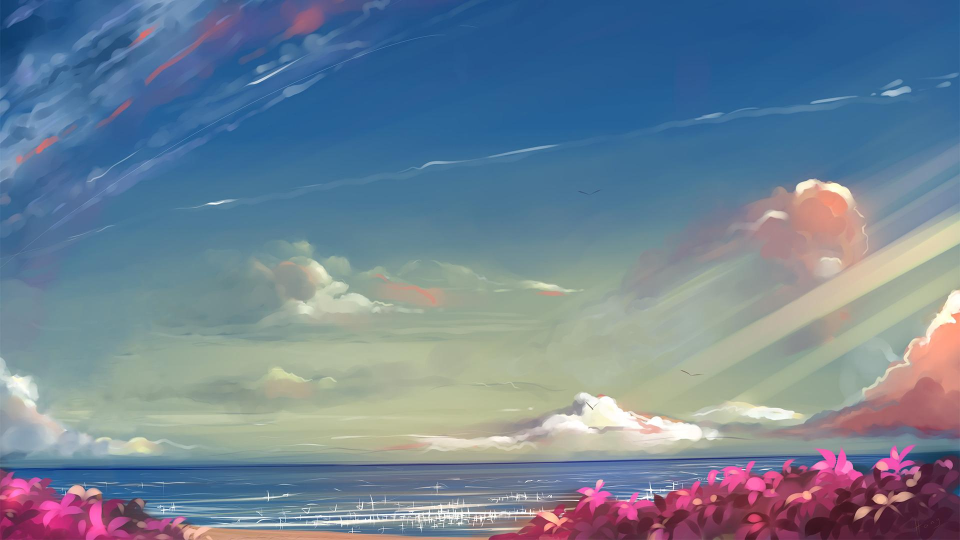
#> input picture Skimage & PIL/Review Materials/images/1.jpg, 1920 x 1080 px, found by its file name (shown at 1/2 size); its folder holds 4 pictures in this run
$ python try.py
#> lines starting #> are read from the running program, lines starting #| are printed output that depends on the picture
import numpy as np
import pandas as pd
from sklearn import preprocessing
from PIL import Image
import os


def PicManage(path, i):
#> called with path = './data/images/1.jpg', i = 1
    pic = Image.open(path)
#> pic is the input picture: PIL image 1920x1080 RGB; mean R, G, B 112.1, 130.7, 148.8
    pic.c_x, pic.c_y = (int(i/2) for i in pic.size)
#> pic.c_x = 960; pic.c_y = 540
    box = (pic.c_x-50, pic.c_y-50, pic.c_x+50, pic.c_y+50)
#> box = (910, 490, 1010, 590)
    # 从图片中提取中心100*100的子矩形
    region = pic.crop(box)
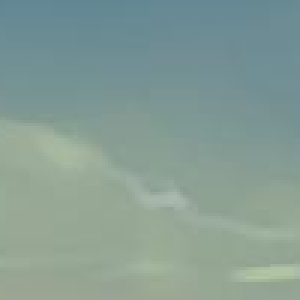
#> region: PIL image 100x100 RGB (shown 3 times larger); mean R, G, B 133.6, 156.7, 148.8

    # 切分RGB
    r, g, b = np.split(np.array(region), 3, axis=2)
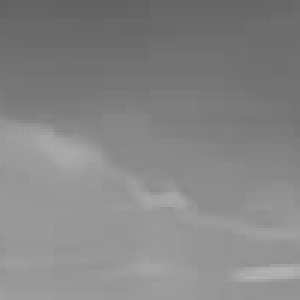
#> r: shape (100, 100, 1) (shown 3 times larger); min 98, max 178, mean 133.6
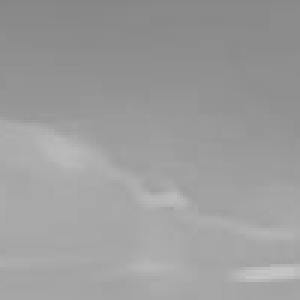
#> g: shape (100, 100, 1) (shown 3 times larger); min 134, max 197, mean 156.7
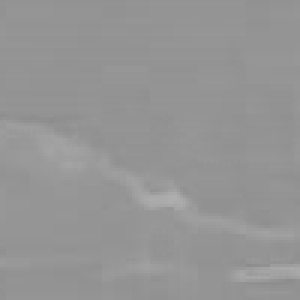
#> b: shape (100, 100, 1) (shown 3 times larger); min 140, max 174, mean 148.8

    # 计算一阶矩
    r_m1 = np.mean(r)
#> r_m1 = 133.6
    g_m1 = np.mean(g)
#> g_m1 = 156.7
    b_m1 = np.mean(b)
#> b_m1 = 148.8

    # 二阶矩
    r_m2 = np.std(r)
#> r_m2 = 19.2
    g_m2 = np.std(g)
#> g_m2 = 12.83
    b_m2 = np.std(b)
#> b_m2 = 3.51

    # 三阶矩
    r_m3 = np.mean(abs(r - r.mean())**3)**(1/3)
#> r_m3 = 20.63
    g_m3 = np.mean(abs(g - g.mean())**3)**(1/3)
#> g_m3 = 14.07
    b_m3 = np.mean(abs(b - b.mean())**3)**(1/3)
#> b_m3 = 5.16

    # 将数据标准化，区间在[-1,1]
    typ = np.array([i])
    arr = np.array([r_m1, g_m1, b_m1, r_m2, g_m2, b_m2, r_m3, g_m3, b_m3])
#> arr = [133.6, 156.7, 148.8, 19.2, 12.83, 3.51, 20.63, 14.07, 5.16]
    #df = pd.DataFrame(preprocessing.minmax_scale(arr,feature_range=(-1,1))).T
    df = pd.DataFrame(arr).T
#> df = table of 1 rows and 9 columns
    dn = pd.DataFrame(typ).T
    return df, dn


result = []
type_result = []
for i in os.listdir('./data/images'):
    if i.endswith('.jpg'):
        df, dn = PicManage('./data/images/'+i, int(i[0]))
#> df = table of 1 rows and 9 columns; dn = table of 1 rows and 1 columns
        result.append(df)
        type_result.append(dn)
#> pass 2 of the loop `for i in os.listdir('./data/images'):`:
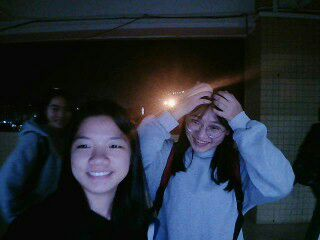
#> input picture Skimage & PIL/Review Materials/images/2.jpg, 320 x 240 px, found by its file name
#> in PicManage, pic is the input picture: PIL image 320x240 RGB; mean R, G, B 38.4, 45.6, 55.7
#> box = (110, 70, 210, 170)
#> in PicManage (call 2), `r, g, b = np.split(np.array(region), 3, axis=2)`:
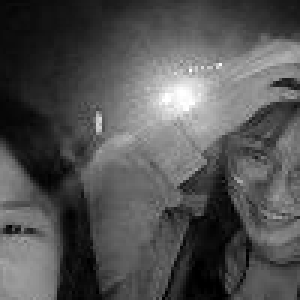
#> r: shape (100, 100, 1) (shown 3 times larger); min 0, max 255, mean 82.6
#> in PicManage (call 2), `r, g, b = np.split(np.array(region), 3, axis=2)`:
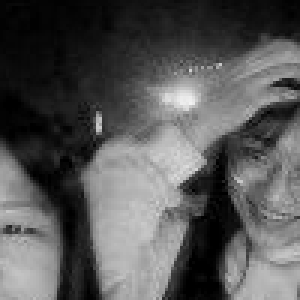
#> b: shape (100, 100, 1) (shown 3 times larger); min 0, max 242, mean 86.4
#> r_m1 = 82.56
#> g_m1 = 74.34
#> b_m1 = 86.44
#> r_m2 = 51.24
#> g_m2 = 47.88
#> b_m2 = 66.46
#> r_m3 = 58.86
#> g_m3 = 52.93
#> b_m3 = 70.34
#> arr = [82.56, 74.34, 86.44, 51.24, 47.88, 66.46, 58.86, 52.93, 70.34]
#> pass 3 of the loop `for i in os.listdir('./data/images'):`:
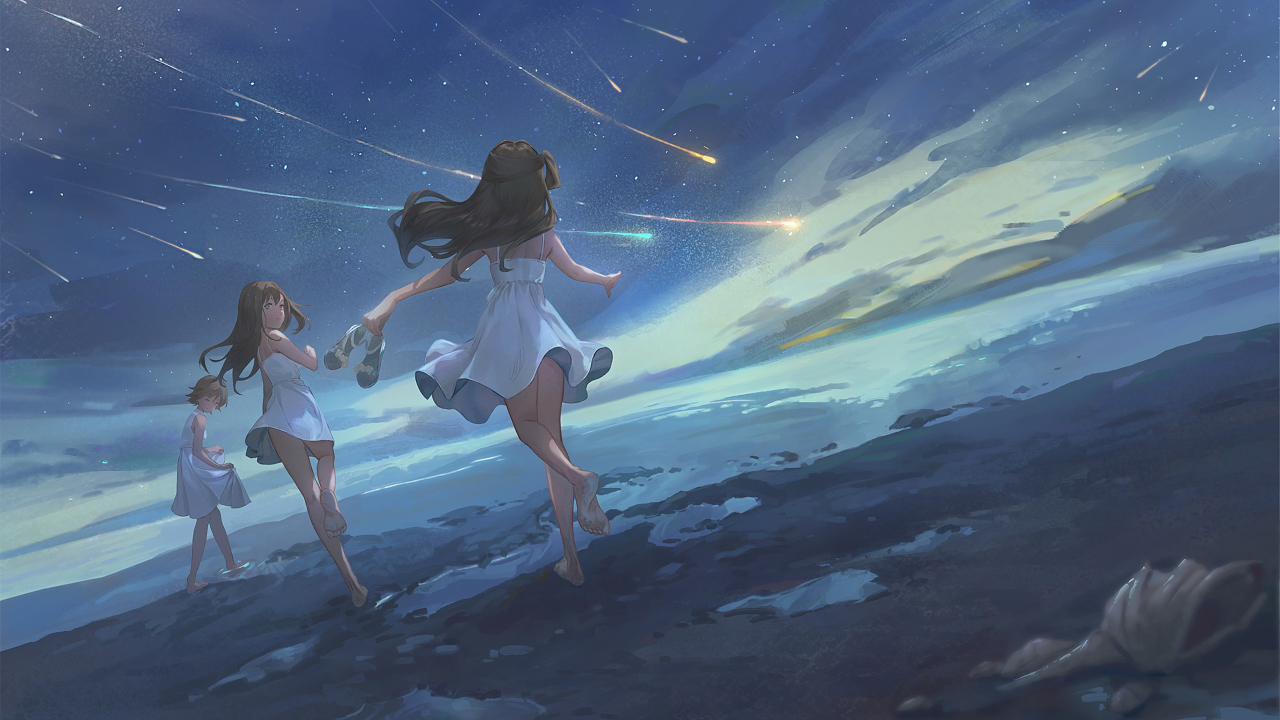
#> input picture Skimage & PIL/Review Materials/images/3.jpg, 2560 x 1440 px, found by its file name (shown at 1/2 size)
#> in PicManage, pic is the input picture: PIL image 2560x1440 RGB; mean R, G, B 80.4, 101.8, 128.5
#> box = (1230, 670, 1330, 770)
#> in PicManage (call 3), `r, g, b = np.split(np.array(region), 3, axis=2)`:
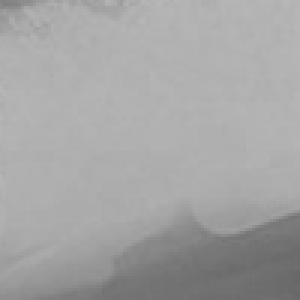
#> r: shape (100, 100, 1) (shown 3 times larger); min 103, max 183, mean 164.4
#> in PicManage (call 3), `r, g, b = np.split(np.array(region), 3, axis=2)`:
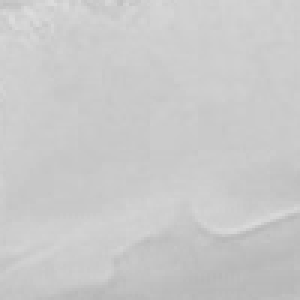
#> b: shape (100, 100, 1) (shown 3 times larger); min 183, max 221, mean 201.7
#> r_m1 = 164.4
#> g_m1 = 199.6
#> b_m1 = 201.7
#> r_m2 = 21.02
#> g_m2 = 20.83
#> b_m2 = 5.86
#> r_m3 = 25.99
#> g_m3 = 26.02
#> b_m3 = 7.2
#> arr = [164.4, 199.6, 201.7, 21.02, 20.83, 5.86, 25.99, 26.02, 7.2]
#> the loop made 4 passes; the first 3 are shown

data = pd.concat(result)
typ = pd.concat(type_result)
data = pd.DataFrame(preprocessing.normalize(data, norm='l2'))
data['type'] = typ.values
#> (the run stopped early here; a loop or call above may not have finished)
